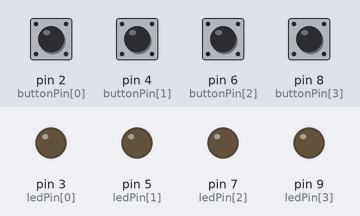
This sketch was run on a simulated Arduino Uno, built with avr-gcc and run on an emulated ATmega328P. Shown: output pins drawn as LEDs (lit = HIGH). Dashed ring = blinking. The inputs (shaded band) are chosen by the test bench; at power-on: pin 2 (buttonPin[0]), pin 4 (buttonPin[1]), pin 6 (buttonPin[2]), pin 8 (buttonPin[3]) HIGH. Random numbers use the default seed unless the sketch sets one.

Above: at 2.6 s.
2.7 s: pin 2 (buttonPin[0]) pulled LOW for 0.15 s
At 3.8 s:
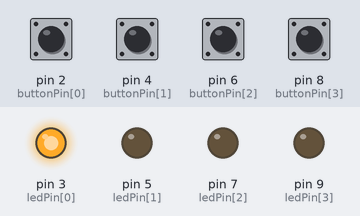
5.8 s: pin 4 (buttonPin[1]) pulled LOW for 1 s
At 7.3 s:
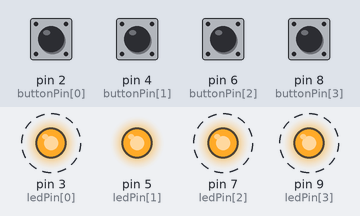
9.8 s: pin 2 (buttonPin[0]) driven LOW and pin 4 (buttonPin[1]) driven LOW
At 12.5 s:
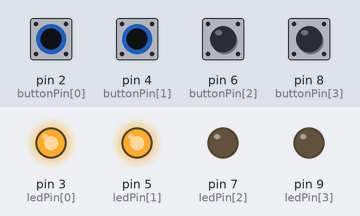
12.8 s: pin 6 (buttonPin[2]) pulled LOW for 0.15 s
At 14.4 s:
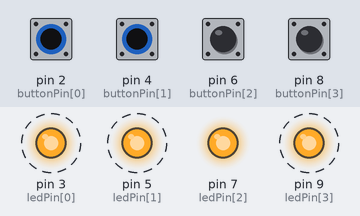
15.8 s: pin 2 (buttonPin[0]) driven HIGH
18.8 s: pin 2 (buttonPin[0]) driven LOW
Timing chart, 0 to 22.5 s (numbered marks = the images above; inputs shaded):
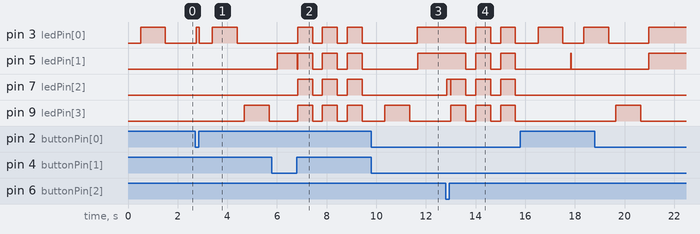

Measured:
- after the input at 2.7 s, pin 3 (ledPin[0]): LOW → HIGH at once, → LOW 0.12 s later, → HIGH 0.53 s later, → LOW 1.0 s later; pin 9 (ledPin[3]): LOW → HIGH after 2.0 s, → LOW 1.0 s later
- after the input at 5.8 s, pin 3 (ledPin[0]), pin 7 (ledPin[2]), pin 9 (ledPin[3]): alternates HIGH for 0.60 s and LOW for 0.40 s, starting after 1.0 s
- after the input at 9.8 s, pin 3 (ledPin[0]), pin 5 (ledPin[1]): LOW → HIGH after 1.9 s
- after the input at 12.8 s, pin 3 (ledPin[0]), pin 5 (ledPin[1]): alternates HIGH for 0.60 s and LOW for 0.40 s, starting after 0.81 s; pin 9 (ledPin[3]): alternates HIGH for 0.60 s and LOW for 0.40 s, starting after 0.21 s

The sketch:

SimonGame.ino
```cpp
/*
 */
//#include "printf.h"
#include <avr/sleep.h>    // Sleep Modes
#include <avr/power.h>    // Power management

const uint8_t buttonPin[] = {2, 4, 6, 8};
const uint8_t ledPin[] =  {3, 5, 7, 9};
const unsigned long timeout=1000*30;

unsigned long lastButtonPress;
uint8_t buttonState[] = {1, 1, 1, 1};
uint8_t previousButtonState[] = {0, 0, 0, 0};
uint8_t randomSequence[100];
uint8_t turn = 0;
uint8_t current = 0;
uint8_t temp1,temp2;
boolean fail = false;

void setup() {
//  Serial.begin(57600);
//  Serial.println("Setup");
  randomSeed(analogRead(0));
  for(int i = 0 ; i < 4; i++) {
    pinMode(ledPin[i], OUTPUT);
    pinMode(buttonPin[i], INPUT_PULLUP);
  }
  lastButtonPress = millis();
}

void loop(){
  unsigned long currentMillis = millis();
  if((unsigned long)(currentMillis - lastButtonPress) > timeout) {
    failGame();
    sleepNow();
    fail = true; //Init game and blink
    lastButtonPress = millis();
  }
  if(fail) {
//    Serial.println("fail");
    turn = 0;
    current = 0;
    fail = false;
    failGame();
  } else if (current == turn) {
    if(turn == 0) {
//      Serial.println("start game");
      initializeGame();
//      startGame();
    }
    turn++;
    current = 0;
//    Serial.println("play random sequence");
    playRandomSequence(turn);
  } else {
    for(int i = 0; i < 4; i++) {
      temp1 = digitalRead(buttonPin[i]);
      delay(10);
      temp2 = digitalRead(buttonPin[i]);
      if(temp1 == temp2) {
        previousButtonState[i] = buttonState[i];
        buttonState[i] = temp1;

        // check if the push button is pressed.
        // if it is, the buttonState is LOW:
        if (buttonState[i] == LOW) {
          lastButtonPress = currentMillis;
          // turn LED on:
          digitalWrite(ledPin[i], HIGH);
        } else {
          // turn LED off:
          digitalWrite(ledPin[i], LOW);
          if(previousButtonState[i] == LOW) {
            //button released
            if(randomSequence[current] == i) {
              current++;
            } else {
              fail = true;
            }
          }
        }
      }
    }
  }
}

void playRandomSequence(int howMany) {
  allOff();
  delay(500);
  for(int i=0; i < howMany; i++) {
    digitalWrite(ledPin[randomSequence[i]], HIGH);
    delay(1000);
    digitalWrite(ledPin[randomSequence[i]], LOW);
    delay(300);
  }
}

void initializeGame() {
  for(int i = 0; i < 100; i++) {
    randomSequence[i] = random(0, 4);
  }
}

void startGame() {
  sequence(10);
}
void sequence(int times) {
  for(int i = 0; i<times; i++) {
    allOff();
    delay(100);
    for(int i=0; i<4;i++) {
      digitalWrite(ledPin[i], HIGH);
      delay(100);
    }
  }
}

void failGame() {
  blink(3);
}

void blink(int times) {
  allOff();
  for(int i = 0; i<times; i++) {
    allOn();
    delay(600);
    allOff();
    delay(400);
  }
}
void allOn() {
  for(int i=0; i<4;i++) {
    digitalWrite(ledPin[i], HIGH);
  }
}
void allOff() {
  for(int i=0; i<4;i++) {
    digitalWrite(ledPin[i], LOW);
  }
}

void wake () {
  sleep_disable ();         // first thing after waking from sleep:
  detachInterrupt (0);      // stop LOW interrupt
}  // end of wake
void sleepNow () {
  set_sleep_mode (SLEEP_MODE_PWR_DOWN);
  ADCSRA = 0;            // turn off ADC
  power_all_disable ();  // power off ADC, Timer 0 and 1, serial interface
  noInterrupts ();          // make sure we don't get interrupted before we sleep
  sleep_enable ();          // enables the sleep bit in the mcucr register
  attachInterrupt (0, wake, LOW);  // wake up on low level
  interrupts ();           // interrupts allowed now, next instruction WILL be executed
  sleep_cpu ();            // here the device is put to sleep
  power_all_enable();    // power everything back on
}  // end of sleepNow
```
